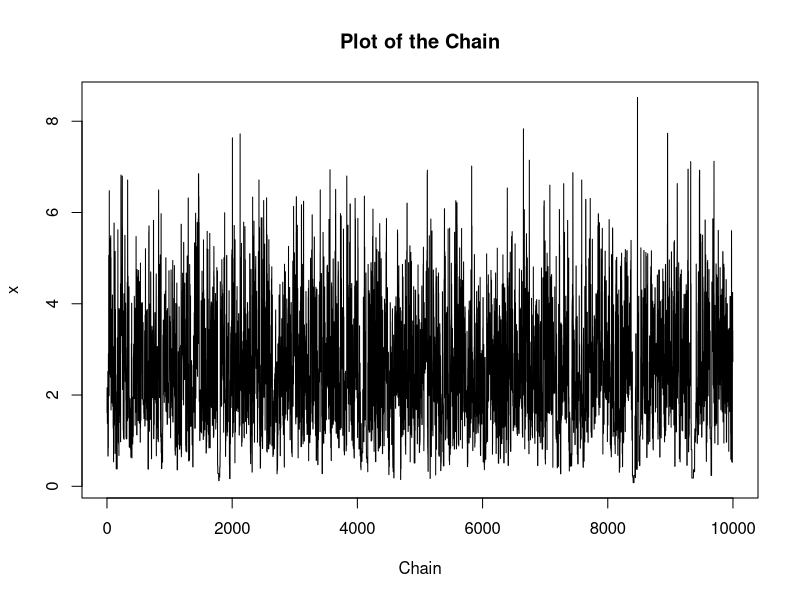
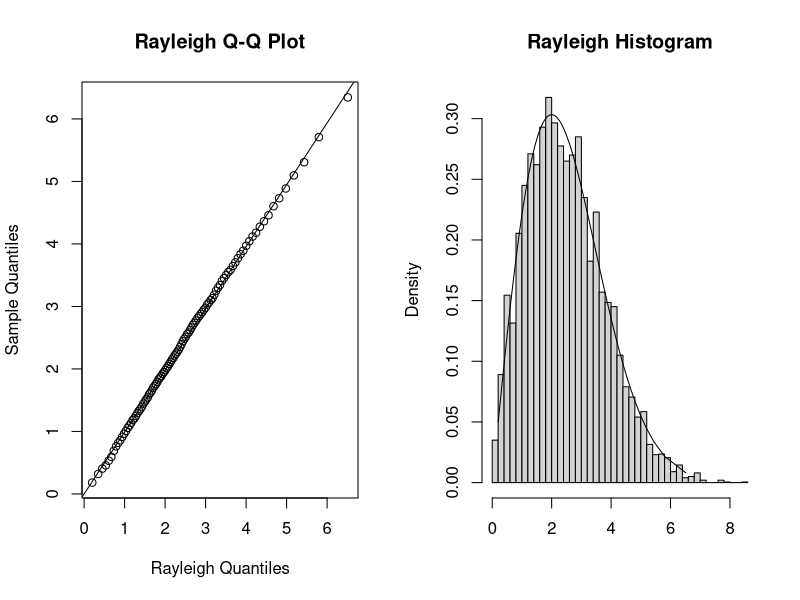
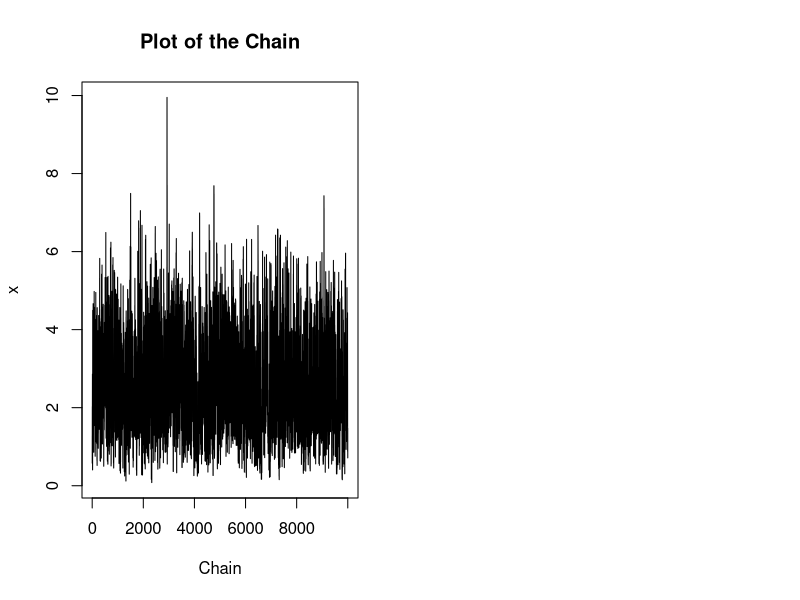
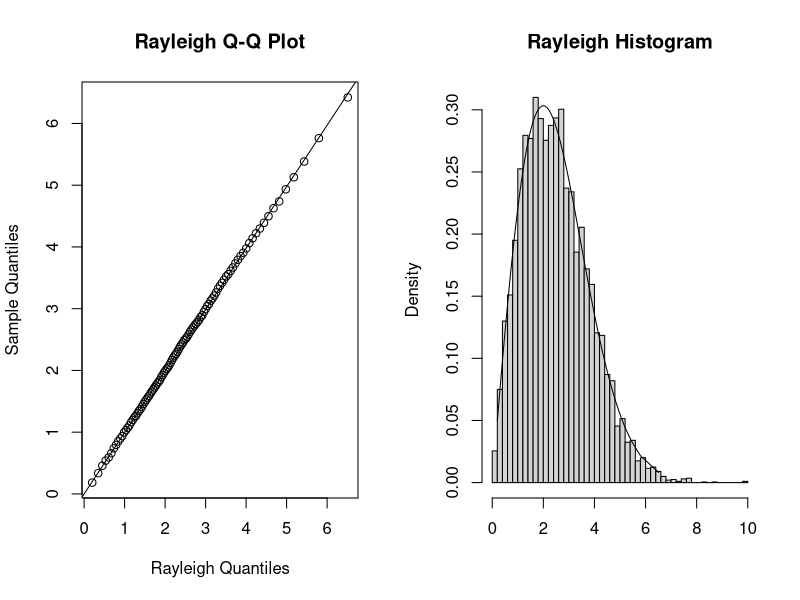

Recreate these plots in R, in order.
# Problem 1.
# Metropolis-Hastings algorithm for Rayleigh distribution with sigma = 2.
# Proposal distribution Y~X^2(Xt)
library(VGAM)
# Number of initial observations to be discarded (burn-ins), including x_0.
burn.in <- 1000
# Number of observations to be taken. In total, 
# m + burn.in observations will be generated including x_0.
m <- 10000
sigma <- 2
# A vector storing the chain.
x <- double(burn.in + m)
# x_0. df is chosen somewhat arbitrarily. 
x[1] <- rchisq(1, df=1)
# A sequence of u's.
u <- runif(burn.in + m)
# Counts the number of rejections
k <- 0

for(i in 2:(burn.in+m)){
	xt <- x[i-1]
	y <- rchisq(1, df = xt)
	numerator <- drayleigh(y, scale=sigma) * dchisq(xt, df=y)
	denominator <- drayleigh(xt, scale=sigma) * dchisq(y, df=xt)
	x[i]<-xt
	if(u[i] <= numerator/denominator){
		x[i]<-y
		k<-k+1
	}
}

# Final chain after discarding burn-ins
x <- x[-c(1:burn.in)]
ts.plot(x, main="Plot of the Chain", xlab="Chain")

# Comparing the distribution of the chain to the actual distribution.
a <- ppoints(100) ### generates percentage points.
QR <- qrayleigh(a, scale=sigma) ### generate percentiles for Rayleigh distribution.
Q <- quantile(x, a) ### calculate percentiles for the chain.

dev.new()
par(mfrow=c(1,2))

# Q-Q plot to compare the percentiles of the chain to the theoretical one.
qqplot(QR, Q, main="Rayleigh Q-Q Plot", xlab="Rayleigh Quantiles", ylab="Sample Quantiles")
abline(lm(Q~0+QR)) ### gives the best fit line with zero intercept.

# Histogram of the chain with the pdf of the Rayleigh distribution overlaid. 
hist(x, breaks="scott", main="Rayleigh Histogram", xlab="", freq=FALSE)
lines(QR, drayleigh(QR, scale=sigma))

# Problem 2.
# Metropolis-Hastings algorithm for Rayleigh distribution with sigma = 2.
# Proposal distribution Y~Gamma(Xt, 1)
library(VGAM)
# Number of initial observations to be discarded (burn-ins), including x_0.
burn.in <- 1000
# Number of observations to be taken. In total, 
# m + burn.in observations will be generated including x_0.
m <- 10000
sigma <- 2
# A vector storing the chain.
x <- double(burn.in + m)
# x_0. df is chosen somewhat arbitrarily. 
x[1] <- rgamma(1, shape = xt, scale = 1)
# A sequence of u's.
u <- runif(burn.in + m)
# Counts the number of rejections
k <- 0

for(i in 2:(burn.in+m)){
	xt <- x[i-1]
	y <- rgamma(1, shape = xt, scale = 1)
	numerator <- drayleigh(y, scale=sigma) * dgamma(xt, shape = y, scale = 1)
	denominator <- drayleigh(xt, scale=sigma) * dgamma(y, shape = xt, scale = 1)
	x[i]<-xt
	if(u[i] <= numerator/denominator){
		x[i]<-y
		k<-k+1
	}
}

# Final chain after discarding burn-ins
x <- x[-c(1:burn.in)]
ts.plot(x, main="Plot of the Chain", xlab="Chain")

# Comparing the distribution of the chain to the actual distribution.
a <- ppoints(100) ### generates percentage points.
QR <- qrayleigh(a, scale=sigma) ### generate percentiles for Rayleigh distribution.
Q <- quantile(x, a) ### calculate percentiles for the chain.

dev.new()
par(mfrow=c(1,2))

# Q-Q plot to compare the percentiles of the chain to the theoretical one.
qqplot(QR, Q, main="Rayleigh Q-Q Plot", xlab="Rayleigh Quantiles", ylab="Sample Quantiles")
abline(lm(Q~0+QR)) ### gives the best fit line with zero intercept.

# Histogram of the chain with the pdf of the Rayleigh distribution overlaid. 
hist(x, breaks="scott", main="Rayleigh Histogram", xlab="", freq=FALSE)
lines(QR, drayleigh(QR, scale=sigma))
